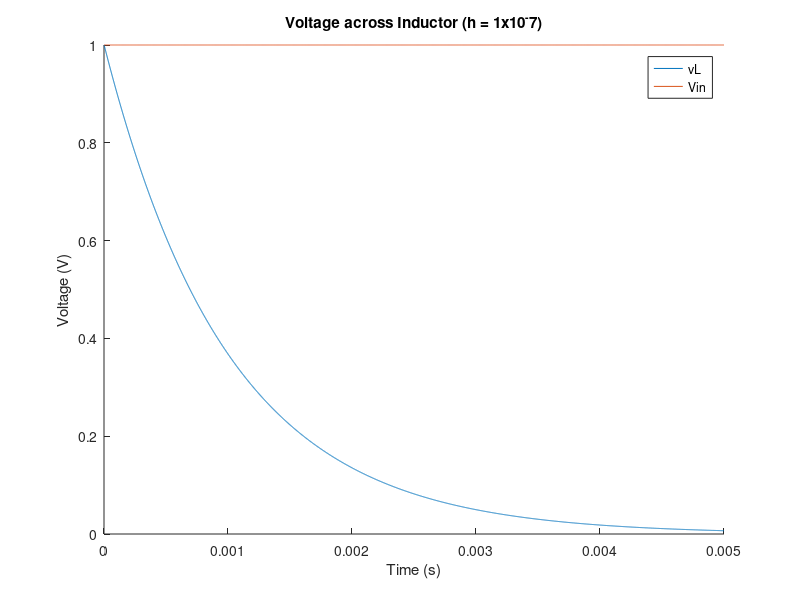
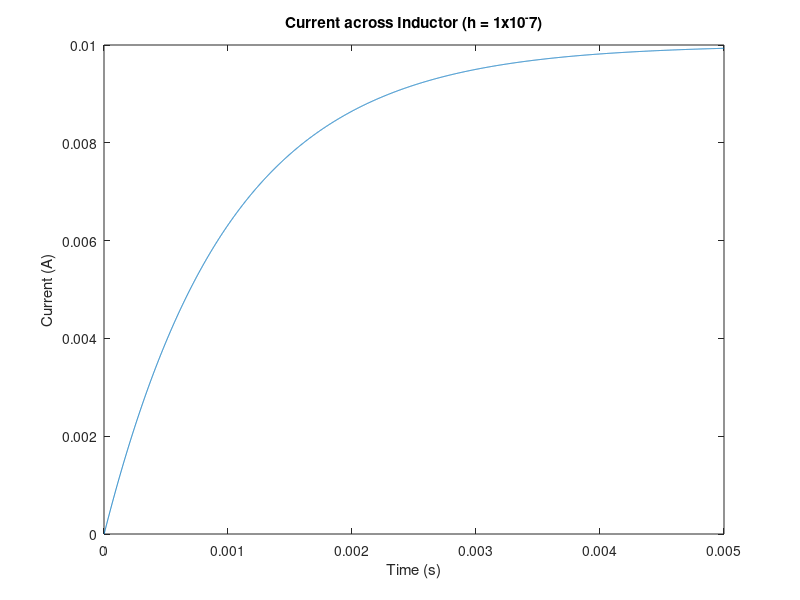

Write MATLAB code to recreate these figures, in order.
clc;
clearvars;
close all;

R = 100;
L = 0.1;
h = 1e-6;
vR0 = 0;


Vin = ones(1, 5000);
i = zeros(1, 5000);
i(:, 1) = vR0/R;


for k=1:4999
    i(:,k+1) = (1-(h*R/L))*i(:,k) + (h/L)*Vin(k);
end

vR = i*R;
vL = Vin - vR;

figure;
hold on;
plot(h.*(1:k+1), vL(1, :));
plot(h.*(1:k+1), Vin(1, :));
hold off;
xlabel('Time (s)');
ylabel('Voltage (V)');
legend('vL', 'Vin');
title('Voltage across Inductor (h = 1x10^-7)');

figure;
plot(h.*(1:k+1), i(1, :));
xlabel('Time (s)');
ylabel('Current (A)');
title('Current across Inductor (h = 1x10^-7)');
